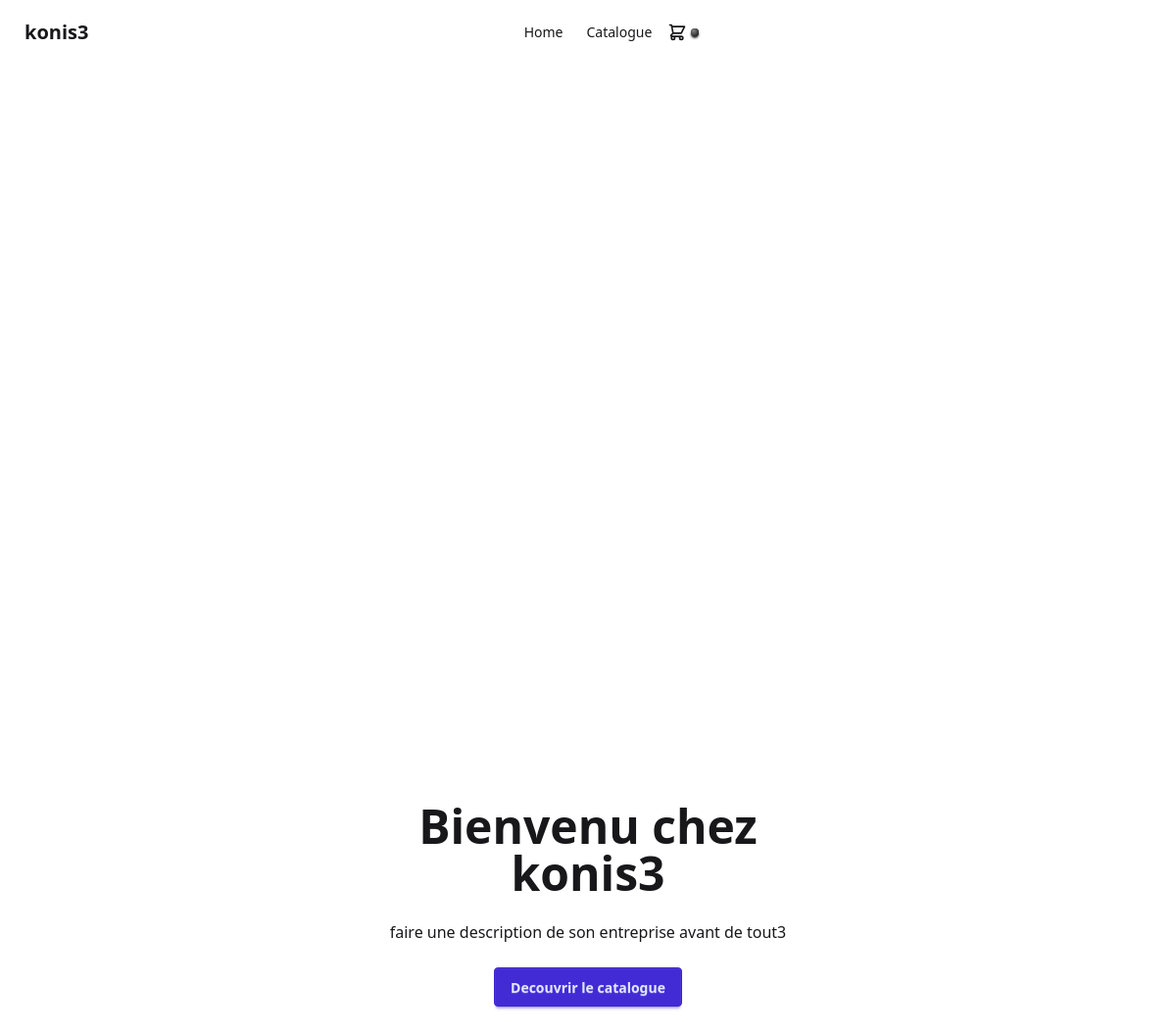
The page / on the database its author committed.
### Ecomming/models.py (models this page shows)
class Site(models.Model):
    nom_entreprise = models.CharField(max_length=255)
    description_entreprise = models.TextField()

### Ecomming/views.py (the view)
# urls.py: path('', views.index, name='index'),
def index(request):
    context = {
        'title': 'Home',
        'NomEntreprise':Site.objects.get(id=1).nom_entreprise,
        'DescriptionEntreprise':Site.objects.get(id=1).description_entreprise,
    }
    return render(request, 'index.html', context=context)

### Ecomming/templates/index.html
{% extends 'base.html' %} {% block content %}
<div class="hero bg-base-20 min-h-screen">
  <div class="hero-content text-center">
    <div class="max-w-md">
      <h1 class="text-5xl font-bold">Bienvenu chez {{NomEntreprise}}</h1>
      <p class="py-6">
        {{DescriptionEntreprise}}
      </p>
      <button class="btn btn-primary">
        <a href="{% url 'catalogue' %}"> Decouvrir le catalogue </a>
      </button>
    </div>
  </div>
</div>
{% endblock %}

### Ecomming/templates/base.html (shortened to what this page needs)
{% load static %}
<!DOCTYPE html>
<html data-theme="light">
  <head>
    <link
      href="{% static 'css/style.css' %}"
      rel="stylesheet"
      type="text/css"
    />
    <link
      href="https://cdn.jsdelivr.net/npm/daisyui@5"
      rel="stylesheet"
      type="text/css"
    />
    <link
      href="https://cdn.jsdelivr.net/npm/daisyui@5/themes.css"
      rel="stylesheet"
      type="text/css"
    />
  </head>
  <body>
    <div class="navbar bg-base-100">
      <div class="navbar-start">
        <a class="btn btn-ghost text-xl">{{NomEntreprise}}</a>
      </div>
      <div class="navbar-center hidden lg:flex">
        <ul class="menu menu-horizontal px-1">
          <li><a href="{% url 'index' %}">Home</a></li>
          <li><a href="{% url 'catalogue' %}">Catalogue</a></li>
        </ul>
      </div>
      <div class="navbar-end">
        <div class="drawer drawer-end">
          <div class="drawer-content">
            <label for="my-drawer-4" class="drawer-button flex items-center">
              <div class="inline-grid *:[grid-area:1/1]">
                <div class="status status-neutral"></div>
              </div>
            </label>
          </div>
        </div>
      </div>
    </div>
    {% block content %}{% endblock %}
    <script src="https://cdn.jsdelivr.net/npm/@tailwindcss/browser@4"></script>
  </body>
</html>

### rows shown on the page
Site: nom_entreprise "konis3", description_entreprise "faire une description de son entreprise avant de tout3"
